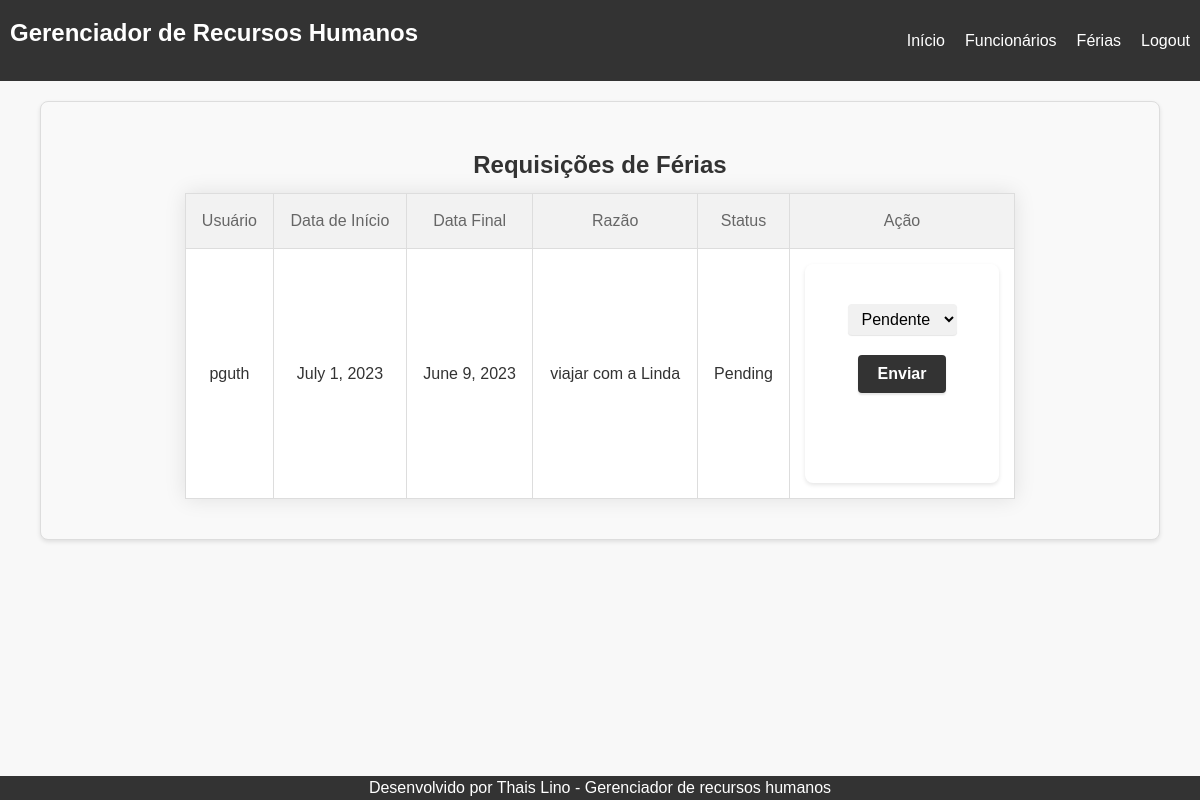
Before: /aceiteferias/ (signed in) with the older database file.
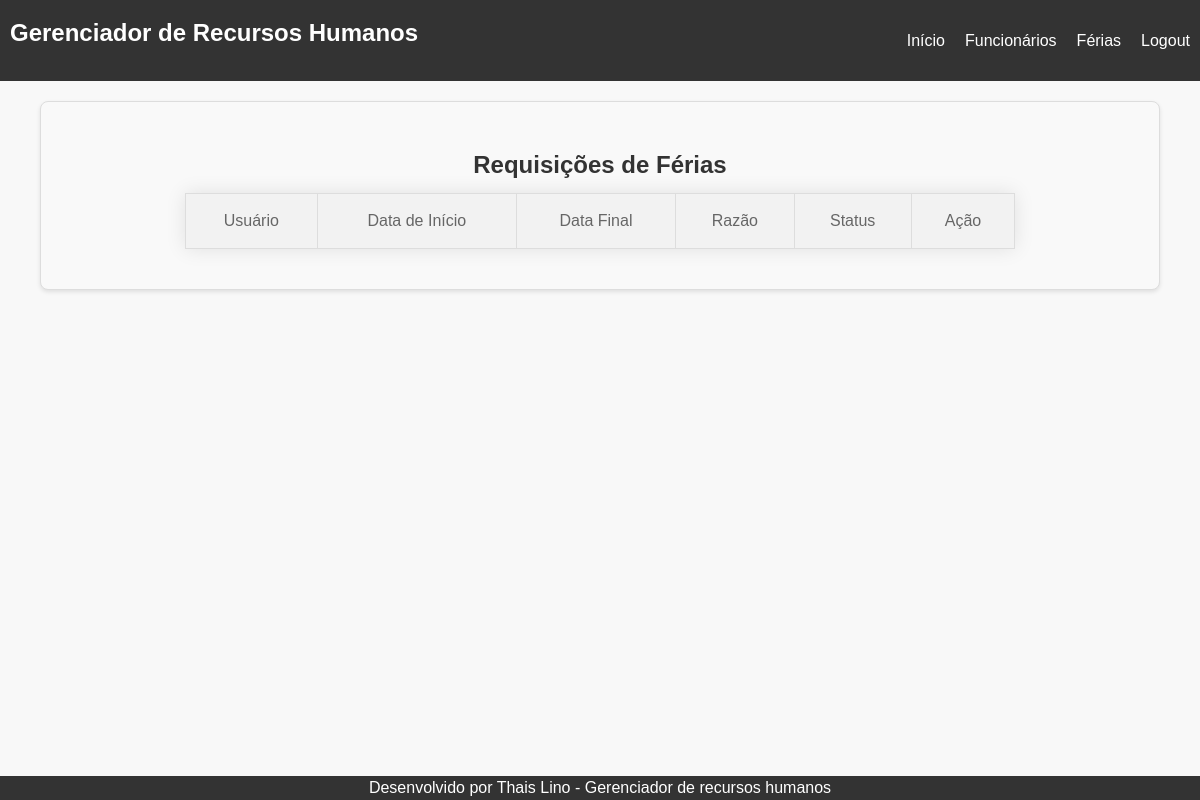
After: the same page with the newer database file.
### funcionarios/models.py (models this page shows, shortened)
class Ferias(models.Model):
    user = models.ForeignKey(User, on_delete=models.CASCADE)
    start_date = models.DateField()
    end_date = models.DateField()
    reason = models.CharField(max_length=200)
    status = models.CharField(max_length=20, choices=(('Pending', 'Pending'), ('Approved', 'Approved'), ('Denied', 'Denied')), default='Pending')
    created_at = models.DateTimeField(default=timezone.now)

### funcionarios/views.py (the view)
# urls.py: path('aceiteferias/', views.aceiteferias, name='aceiteferias'),
@login_required
def aceiteferias(request):
    if not request.user.is_staff:
        return redirect('home')  # Replace 'home' with the URL of your desired page
    requisitions = Ferias.objects.all()
    if request.method == 'POST':
        requisition_id = request.POST.get('requisition_id')
        status = request.POST.get('status')
        requisition = get_object_or_404(Ferias, pk=requisition_id)
        requisition.status = status
        requisition.save()
    return render(request, 'aceiteferias.html', {'requisitions': requisitions})

### template/aceiteferias.html (shortened to what this page needs)
{% extends "base.html" %}
{% load static %}
{% block content %}
<main>
  <body>
    <main>
      <div class="section" style="text-align: center;">
        <h2>Requisições de Férias</h2>
        <table>
          <thead>
            <tr>
              <th>Usuário</th>
              <th>Data de Início</th>
              <th>Data Final</th>
              <th>Razão</th>
              <th>Status</th>
              <th>Ação</th>
            </tr>
          </thead>
          <tbody>
            {% for requisition in requisitions %}
            <tr>
              <td>{{ requisition.user }}</td>
              <td>{{ requisition.start_date }}</td>
              <td>{{ requisition.end_date }}</td>
              <td>{{ requisition.reason }}</td>
              <td>{{ requisition.status }}</td>
              <td>
                <form method="POST" action="{% url 'aceiteferias' %}">
                  {% if requisition.status != 'Pending' %}
                    <p>Already done</p>
                  {% else %}
                    <select name="status">
                      <option value="Pending" {% if requisition.status == 'Pending' %}selected{% endif %}>Pendente</option>
                    </select>
                    <button type="submit">Enviar</button>
                  {% endif %}
                </form>
              </td>
            </tr>
            {% endfor %}
          </tbody>
        </table>
      </div>
    </main>
  </body>
  {% endblock %}

Changed rows visible on the page:
removed Ferias: user "pguth", start_date "July 1, 2023", end_date "June 9, 2023", reason "viajar com a Linda", status "Pending", status "Pendente"
